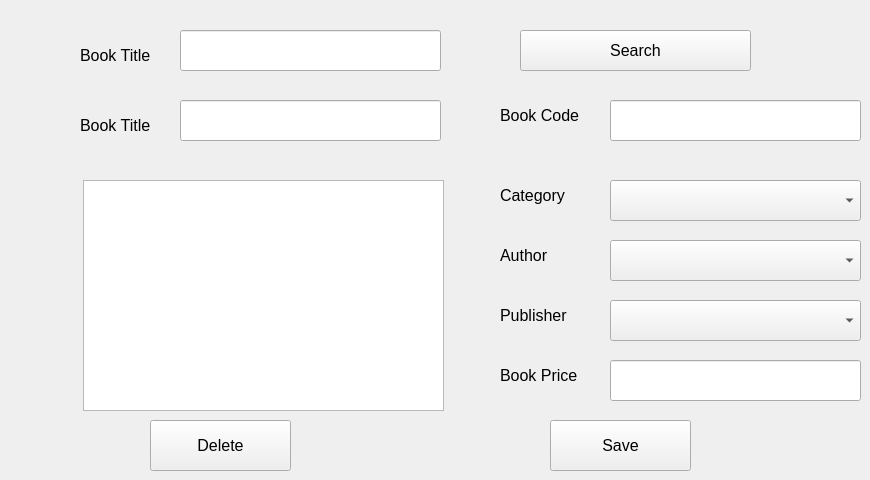
      <widget class="QWidget" name="tab_6">
       <attribute name="title">
        <string>Edit Or Delete A Book</string>
       </attribute>
       <widget class="QLineEdit" name="lineEdit_9">
        <property name="geometry">
         <rect>
          <x>180</x>
          <y>30</y>
          <width>261</width>
          <height>41</height>
         </rect>
        </property>
        <property name="font">
         <font>
          <family>Segoe UI</family>
          <pointsize>12</pointsize>
         </font>
        </property>
       </widget>
       <widget class="QComboBox" name="comboBox_11">
        <property name="geometry">
         <rect>
          <x>610</x>
          <y>300</y>
          <width>251</width>
          <height>41</height>
         </rect>
        </property>
        <property name="font">
         <font>
          <family>Segoe UI</family>
          <pointsize>12</pointsize>
         </font>
        </property>
       </widget>
       <widget class="QPushButton" name="pushButton_10">
        <property name="geometry">
         <rect>
          <x>550</x>
          <y>420</y>
          <width>141</width>
          <height>51</height>
         </rect>
        </property>
        <property name="font">
         <font>
          <family>Segoe UI</family>
          <pointsize>12</pointsize>
         </font>
        </property>
        <property name="text">
         <string>Save</string>
        </property>
       </widget>
       <widget class="QLabel" name="label_17">
        <property name="geometry">
         <rect>
          <x>80</x>
          <y>40</y>
          <width>81</width>
          <height>31</height>
         </rect>
        </property>
        <property name="font">
         <font>
          <family>Segoe UI</family>
          <pointsize>12</pointsize>
         </font>
        </property>
        <property name="text">
         <string>Book Title</string>
        </property>
       </widget>
       <widget class="QLineEdit" name="lineEdit_10">
        <property name="geometry">
         <rect>
          <x>610</x>
          <y>360</y>
          <width>251</width>
          <height>41</height>
         </rect>
        </property>
        <property name="font">
         <font>
          <family>Segoe UI</family>
          <pointsize>12</pointsize>
         </font>
        </property>
       </widget>
       <widget class="QLabel" name="label_18">
        <property name="geometry">
         <rect>
          <x>500</x>
          <y>240</y>
          <width>91</width>
          <height>31</height>
         </rect>
        </property>
        <property name="font">
         <font>
          <family>Segoe UI</family>
          <pointsize>12</pointsize>
         </font>
        </property>
        <property name="text">
         <string>Author</string>
        </property>
       </widget>
       <widget class="QLabel" name="label_19">
        <property name="geometry">
         <rect>
          <x>500</x>
          <y>360</y>
          <width>91</width>
          <height>31</height>
         </rect>
        </property>
        <property name="font">
         <font>
          <family>Segoe UI</family>
          <pointsize>12</pointsize>
         </font>
        </property>
        <property name="text">
         <string>Book Price</string>
        </property>
       </widget>
       <widget class="QComboBox" name="comboBox_12">
        <property name="geometry">
         <rect>
          <x>610</x>
          <y>240</y>
          <width>251</width>
          <height>41</height>
         </rect>
        </property>
        <property name="font">
         <font>
          <family>Segoe UI</family>
          <pointsize>12</pointsize>
         </font>
        </property>
       </widget>
       <widget class="QComboBox" name="comboBox_13">
        <property name="geometry">
         <rect>
          <x>610</x>
          <y>180</y>
          <width>251</width>
          <height>41</height>
         </rect>
        </property>
        <property name="font">
         <font>
          <family>Segoe UI</family>
          <pointsize>12</pointsize>
         </font>
        </property>
       </widget>
       <widget class="QLabel" name="label_20">
        <property name="geometry">
         <rect>
          <x>500</x>
          <y>100</y>
          <width>91</width>
          <height>31</height>
         </rect>
        </property>
        <property name="font">
         <font>
          <family>Segoe UI</family>
          <pointsize>12</pointsize>
         </font>
        </property>
        <property name="text">
         <string>Book Code</string>
        </property>
       </widget>
       <widget class="QLabel" name="label_21">
        <property name="geometry">
         <rect>
          <x>500</x>
          <y>180</y>
          <width>91</width>
          <height>31</height>
         </rect>
        </property>
        <property name="font">
         <font>
          <family>Segoe UI</family>
          <pointsize>12</pointsize>
         </font>
        </property>
        <property name="text">
         <string>Category</string>
        </property>
       </widget>
       <widget class="QLineEdit" name="lineEdit_11">
        <property name="geometry">
         <rect>
          <x>610</x>
          <y>100</y>
          <width>251</width>
          <height>41</height>
         </rect>
        </property>
        <property name="font">
         <font>
          <family>Segoe UI</family>
          <pointsize>12</pointsize>
         </font>
        </property>
       </widget>
       <widget class="QLabel" name="label_22">
        <property name="geometry">
         <rect>
          <x>500</x>
          <y>300</y>
          <width>91</width>
          <height>31</height>
         </rect>
        </property>
        <property name="font">
         <font>
          <family>Segoe UI</family>
          <pointsize>12</pointsize>
         </font>
        </property>
        <property name="text">
         <string>Publisher</string>
        </property>
       </widget>
       <widget class="QLineEdit" name="lineEdit_12">
        <property name="geometry">
         <rect>
          <x>180</x>
          <y>100</y>
          <width>261</width>
          <height>41</height>
         </rect>
        </property>
        <property name="font">
         <font>
          <family>Segoe UI</family>
          <pointsize>12</pointsize>
         </font>
        </property>
       </widget>
       <widget class="QLabel" name="label_23">
        <property name="geometry">
         <rect>
          <x>80</x>
          <y>110</y>
          <width>81</width>
          <height>31</height>
         </rect>
        </property>
        <property name="font">
         <font>
          <family>Segoe UI</family>
          <pointsize>12</pointsize>
         </font>
        </property>
        <property name="text">
         <string>Book Title</string>
        </property>
       </widget>
       <widget class="QPushButton" name="pushButton_11">
        <property name="geometry">
         <rect>
          <x>520</x>
          <y>30</y>
          <width>231</width>
          <height>41</height>
         </rect>
        </property>
        <property name="font">
         <font>
          <family>Segoe UI</family>
          <pointsize>12</pointsize>
         </font>
        </property>
        <property name="text">
         <string>Search</string>
        </property>
       </widget>
       <widget class="QPushButton" name="pushButton_12">
        <property name="geometry">
         <rect>
          <x>150</x>
          <y>420</y>
          <width>141</width>
          <height>51</height>
         </rect>
        </property>
        <property name="font">
         <font>
          <family>Segoe UI</family>
          <pointsize>12</pointsize>
         </font>
        </property>
        <property name="text">
         <string>Delete</string>
        </property>
       </widget>
       <widget class="QTextEdit" name="textEdit_2">
        <property name="geometry">
         <rect>
          <x>83</x>
          <y>180</y>
          <width>361</width>
          <height>231</height>
         </rect>
        </property>
        <property name="font">
         <font>
          <family>Segoe UI</family>
          <pointsize>12</pointsize>
         </font>
        </property>
       </widget>
      </widget>
